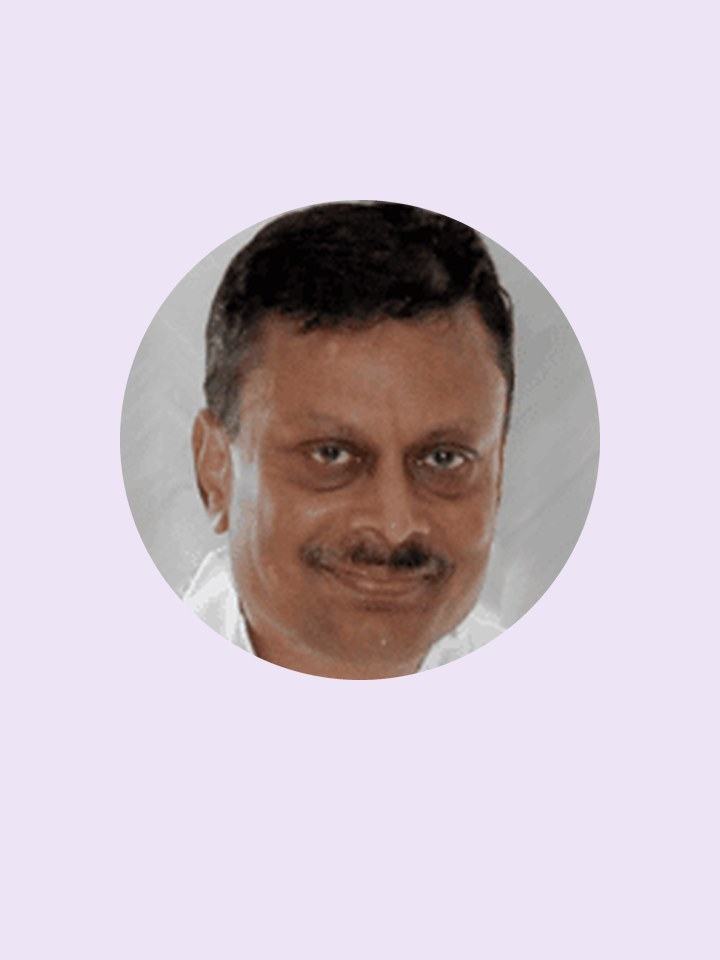
#> input picture assets/img/trustees/snehal-shah.jpg, 720 x 960 px, given in place of Snehal-Shah.png, which was not available
$ python trustee_cards.py
#> lines starting #> are read from the running program, lines starting #| are printed output that depends on the picture; after the words box and inside, x2 and y2 are one past the last pixel; in counts of white or black regions, pixels touching at a corner belong together; pictures that were not available may be replaced by others from this repository, and a replacement may not be noted
"""Interim trustee cards (Oct 29): the live site only has small, mostly
circle-cropped portraits, so each card is the person's photo as a circle at
one size and one eye height on the site's lavender, 3:4. Replace a card's file
with a real portrait (3:4, head to waist) and the page needs no change.
Run from the folder holding the live site's originals (srlcusa.org/wp-content/
uploads: Snehal-Shah.png, Chintan.png, KirtiDesai.png, KaminiShah.jpg,
PayalKamdar.jpg, Lakhani.jpg, BirenMehta.jpg, ChiragShah.png)."""
from PIL import Image, ImageDraw, ImageFilter
import os
OUT = os.path.join(os.path.dirname(os.path.abspath(__file__)), '..', '..', 'assets', 'img', 'trustees') + '/'
CW, CH = 720, 960
BG = (237, 229, 245)        # #EDE5F5
D = 480                     # circle diameter
EYE_Y = 455                 # eye line, the same in every card
P = [  # file, out, circle source?, eye x, eye y, head height (shares of the source)
    ('Snehal-Shah.png', 'snehal-shah', True, 0.53, 0.53, 0.82),
    ('Chintan.png', 'chintan-mehta', True, 0.45, 0.45, 0.71),
    ('KirtiDesai.png', 'kirti-desai', False, 0.47, 0.37, 0.52),
    ('KaminiShah.jpg', 'kamini-shah', True, 0.62, 0.50, 0.70),
    ('PayalKamdar.jpg', 'payal-kamdar', False, 0.30, 0.43, 0.67),
    ('Lakhani.jpg', 'mitesh-lakhani', True, 0.50, 0.38, 0.70),
    ('BirenMehta.jpg', 'biren-mehta', False, 0.51, 0.40, 0.56),
    ('ChiragShah.png', 'chirag-shah', False, 0.47, 0.36, 0.52),
]
for f, out, circle, ex, ey, hh in P:
    src = Image.open(f).convert('RGBA'); w, h = src.size
#> after `w, h = src.size`: w = 720; h = 960
    flat = Image.new('RGBA', src.size, (255, 255, 255, 255)); flat.alpha_composite(src); src = flat.convert('RGB')
#> after `flat = Image.new('RGBA', src.size, (255, 255, 255, 255))`: flat: PIL image 720x960 RGBA; every value is 255
#> further down, src is the input picture: PIL image 720x960 RGB; mean R, G, B 208.5, 196.2, 206.4
    if circle:
        a = 0.015  # inset past the original's anti-aliased edge
        sq = src.crop((round(w * a), round(h * a), round(w * (1 - a)), round(h * (1 - a))))
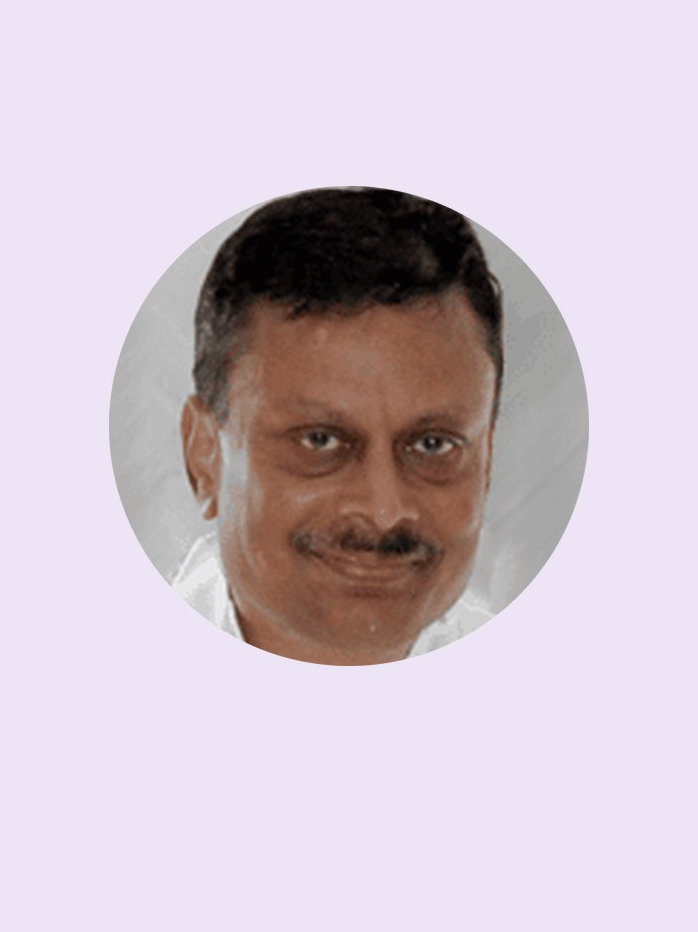
#> sq: PIL image 698x932 RGB; mean R, G, B 206.7, 194.3, 204
        eye_in = (ey - a) / (1 - 2 * a)
    else:
        S = min(hh * h / 0.73, w, h)
        cx, cy = ex * w, ey * h
        x0 = min(max(cx - S / 2, 0), w - S); y0 = min(max(cy - 0.45 * S, 0), h - S)
        sq = src.crop((round(x0), round(y0), round(x0 + S), round(y0 + S)))
        eye_in = (cy - y0) / S
    disc = sq.resize((D, D), Image.LANCZOS).filter(ImageFilter.UnsharpMask(radius=1, percent=50, threshold=2))
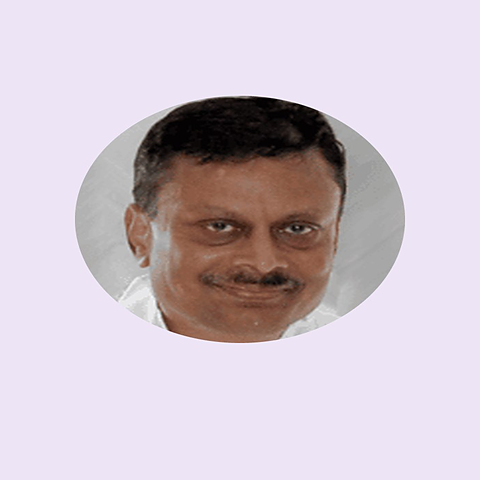
#> disc: PIL image 480x480 RGB; mean R, G, B 206.7, 194.3, 204
    m = Image.new('L', (D * 4, D * 4), 0); ImageDraw.Draw(m).ellipse([0, 0, D * 4 - 1, D * 4 - 1], fill=255)
#> after `m = Image.new('L', (D * 4, D * 4), 0)`: m: PIL image 1920x1920 L; every value is 0
#> after `ImageDraw.Draw(m).ellipse([0, 0, D * 4 - 1, D * 4 - 1], fill=255)`:
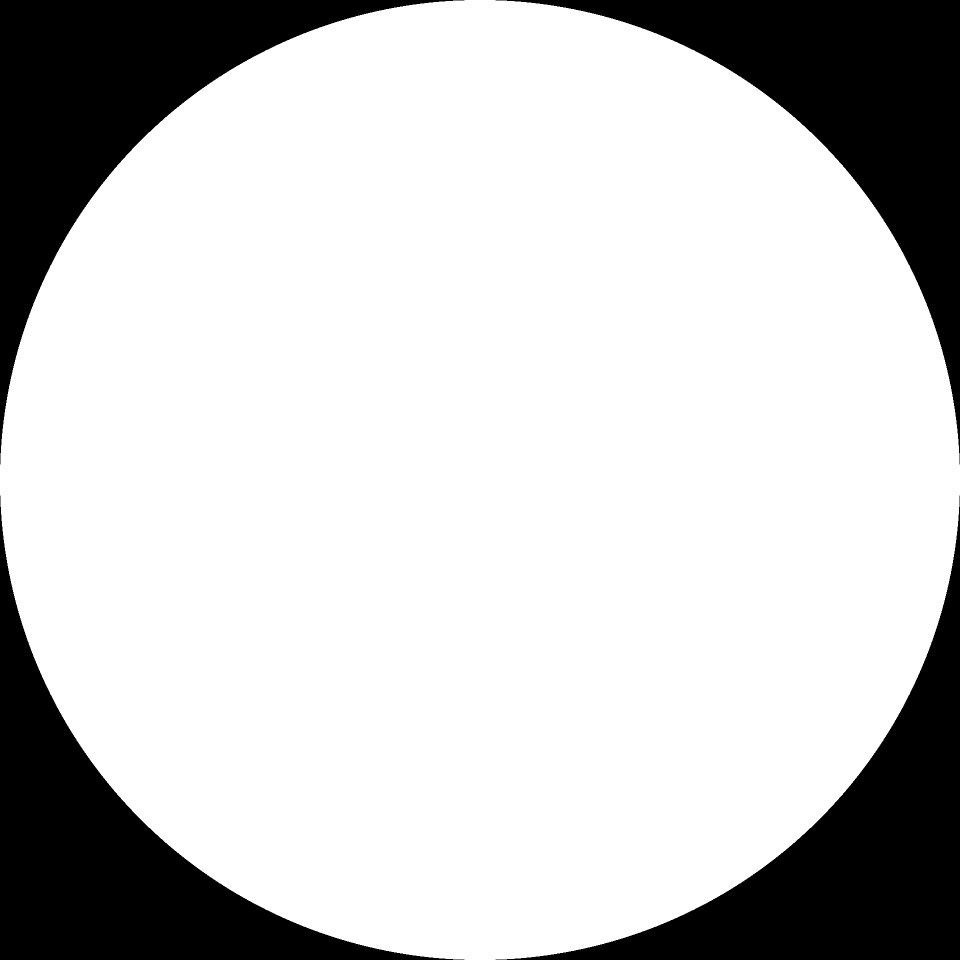
#> m: PIL image 1920x1920 L (shown at 1/2 size); 78.5% white; 4 black regions, box (x1, y1, x2, y2) and area: (0, 0, 929, 929) 197853, (991, 0, 1920, 929) 197853, (0, 991, 929, 1920) 197853, (991, 991, 1920, 1920) 197853
    m = m.resize((D, D), Image.LANCZOS)
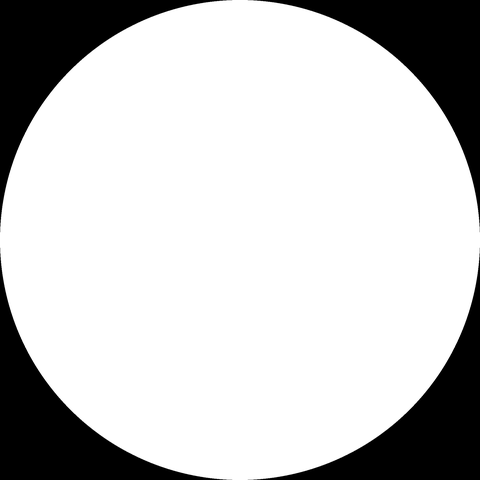
#> m: PIL image 480x480 L; min 0, max 255, mean 200.3
    card = Image.new('RGB', (CW, CH), BG)
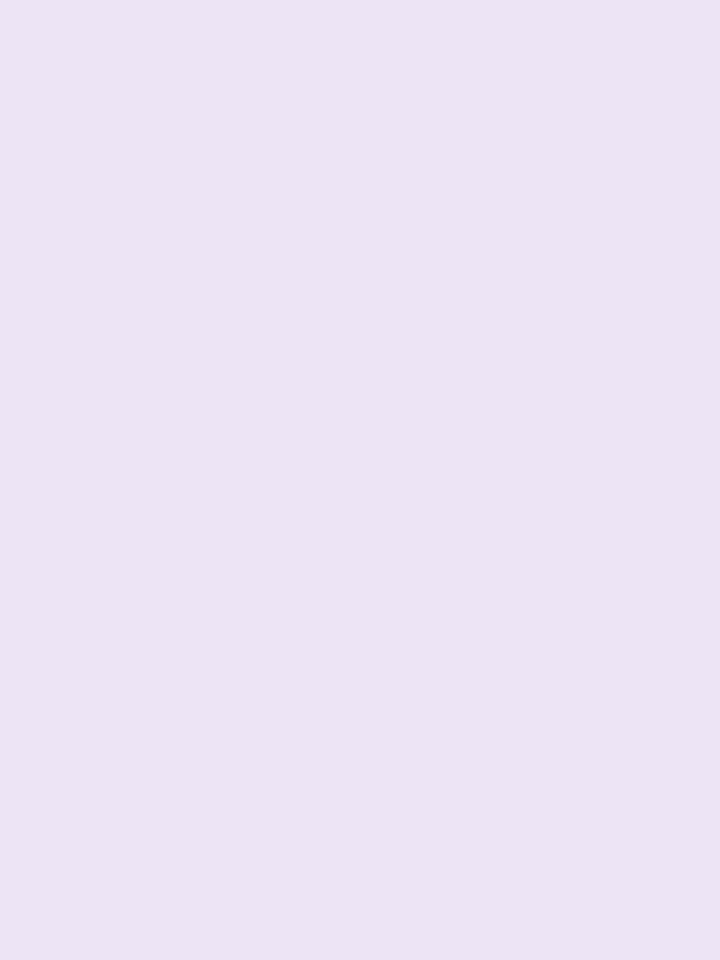
#> card: PIL image 720x960 RGB; mean R, G, B 237, 229, 245
    card.paste(disc, ((CW - D) // 2, round(EYE_Y - eye_in * D)), m)
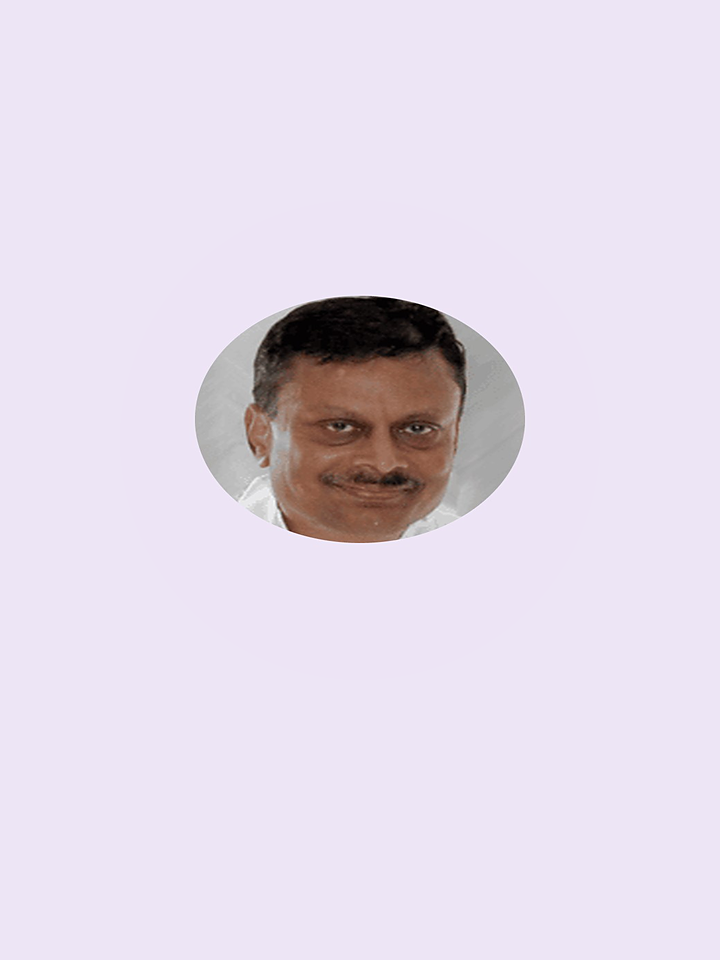
#> card: PIL image 720x960 RGB; mean R, G, B 226.9, 217.5, 231.3
#> (the run stopped early here; a loop or call above may not have finished)
